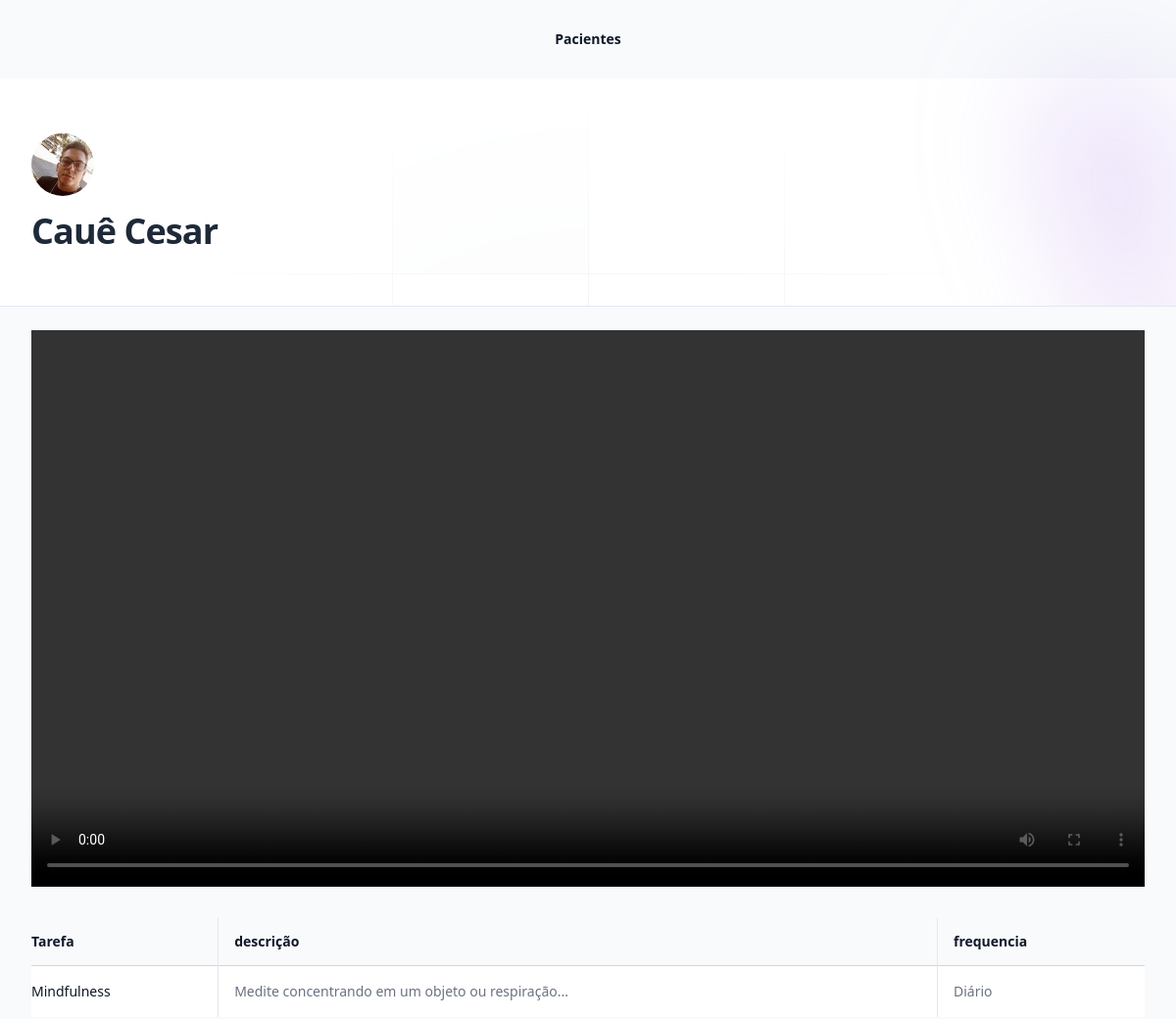
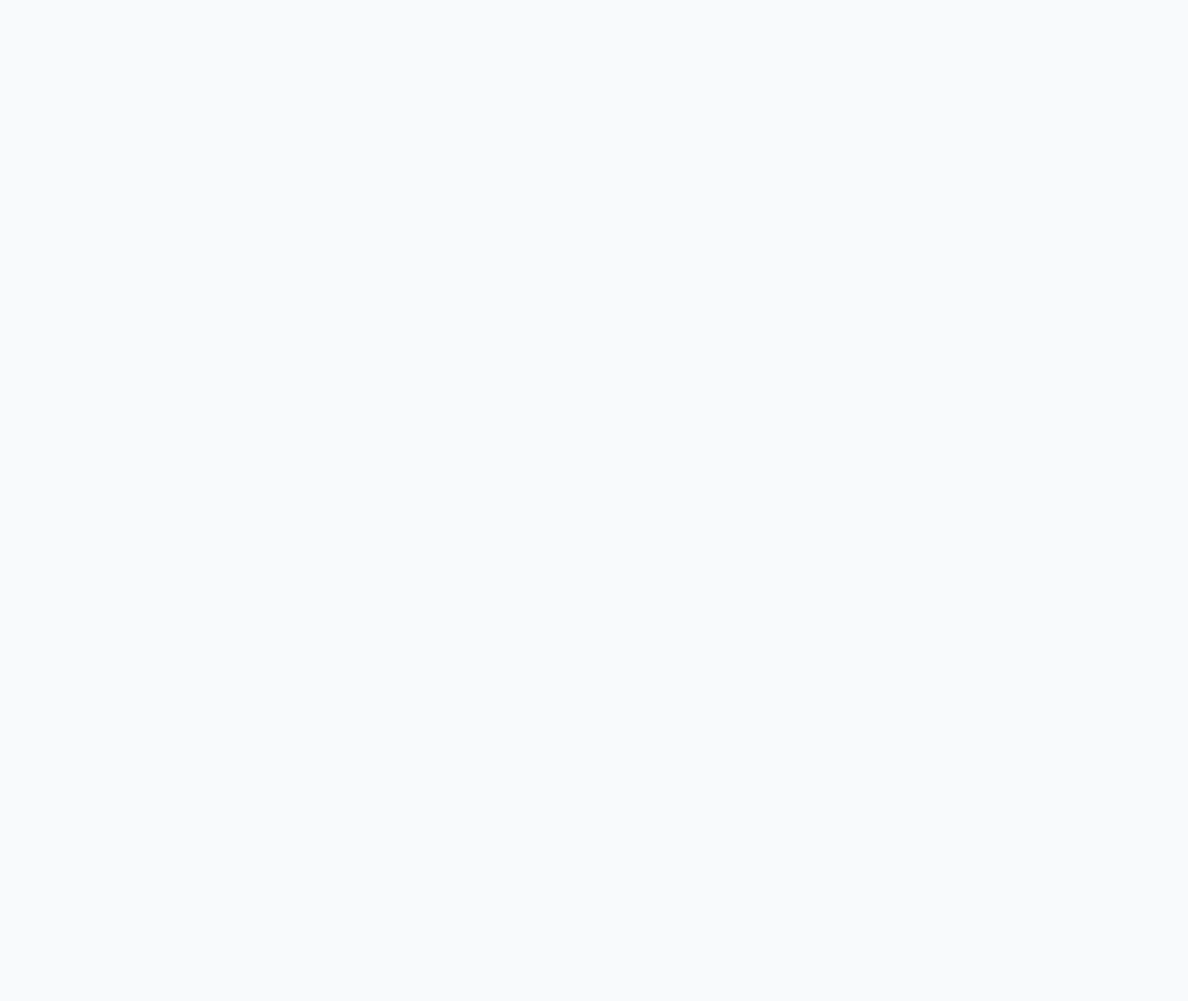
/pacientes/consulta_publica/11, run on the app's committed database (2 pictures, top to bottom).
### pacientes/models.py (models this page shows, shortened)
class Consultas(models.Model):
    humor = models.PositiveIntegerField()
    registro_geral = models.TextField()
    video = models.FileField(upload_to="video")
    tarefas = models.ManyToManyField(Tarefas)
    paciente = models.ForeignKey(Pacientes, on_delete=models.CASCADE)
    data = models.DateTimeField(auto_now_add=True)

class Pacientes(models.Model):
    queixa_choices = (
        ('TDAH', 'Transtorno do Déficit de Atenção com Hiperatividade'),
        ('D', 'Depressão'),
        ('A', 'Ansiedade'),
        ('TAG', 'Transtorno de Ansiedade Generalizada')
    )
    nome = models.CharField(max_length=255)
    email = models.EmailField()
    telefone = models.CharField(max_length=255, null=True, blank=True)
    foto = models.ImageField(upload_to='fotos')
    pagamento_em_dia = models.BooleanField(default=True)
    queixa = models.CharField(max_length=4, choices=queixa_choices)

class Tarefas(models.Model):
    frequencia_choices = (
        ('D', 'Diário'),
        ('1S', '1 vez por semana'),
        ('2S', '2 vezes por semana'),
        ('3S', '3 vezes por semana'),
        ('N', 'Ao necessitar')
    )
    tarefa = models.CharField(max_length=255)
    instrucoes = models.TextField()
    frequencia = models.CharField(max_length=2, choices=frequencia_choices, default='D')

### pacientes/views.py (the view)
# urls.py: path('consulta_publica/<int:id>', views.consulta_publica, name="consulta_publica"),
def consulta_publica(request, id):
    consulta = Consultas.objects.get(id=id)
    if not consulta.paciente.pagamento_em_dia:
        raise Http404()
    return render(request, 'consulta_publica.html', {'consulta': consulta})

### pacientes/templates/consulta_publica.html (shortened to what this page needs)
{% extends "base.html" %}
{% block 'body' %}
<div class="relative isolate">
   <div class="pointer-events-none absolute left-1/2 right-0 top-0 -z-10 -ml-24 transform-gpu overflow-hidden blur-3xl lg:ml-24 xl:ml-48" aria-hidden="true">
   </div>
   <div class="py-14 sm:py-14">
       <div class="mx-auto max-w-7xl px-6 lg:px-8">
         <div class="mx-auto max-w-2xl lg:mx-0">
           <img class="size-16 rounded-full" src="{{consulta.paciente.foto.url}}" alt="">
           <p class="mt-4 text-pretty text-4xl font-semibold tracking-tight text-gray-800 sm:text-4xl">{{consulta.paciente.nome}}</p>
         </div>
       </div>
   </div>
   <div class="bg-slate-50 h-screen border-t-1 border-slate-200 ">
       <div class="max-w-7xl mx-auto px-6 lg:px-8 mt-6">
           <video class="w-full" controls>
               <source src="{{consulta.video.url}}" type="video/mp4">
           </video>
           <div class="mt-8">
               <div class="mt-8 flow-root">
                <div class="-mx-4 -my-2 overflow-x-auto sm:-mx-6 lg:-mx-8">
                    <div class="inline-block min-w-full py-2 align-middle sm:px-6 lg:px-8">
                      <table class="min-w-full divide-y divide-gray-300">
                        <thead>
                          <tr class="divide-x divide-gray-200">
                            <th scope="col" class="py-3.5 pl-4 pr-4 text-left text-sm font-semibold text-gray-900 sm:pl-0">Tarefa</th>
                            <th scope="col" class="px-4 py-3.5 text-left text-sm font-semibold text-gray-900">descrição</th>
                            <th scope="col" class="px-4 py-3.5 text-left text-sm font-semibold text-gray-900">frequencia</th>
                          </tr>
                        </thead>
                        <tbody class="divide-y divide-gray-200 bg-white">
                            {% for tarefa in consulta.tarefas.all  %}
                                <tr class="divide-x divide-gray-200">
                                    <td class="whitespace-nowrap py-4 pl-4 pr-4 text-sm font-medium text-gray-900 sm:pl-0">{{tarefa.tarefa}}</td>
                                    <td class="whitespace-nowrap p-4 text-sm text-gray-500">{{tarefa.instrucoes}}</td>
                                    <td class="whitespace-nowrap p-4 text-sm text-gray-500">{{tarefa.get_frequencia_display}}</td>
                                </tr>
                            {% endfor %}
                        </tbody>
                      </table>
                    </div>
                  </div>
                </div>
              </div>
        </div>
    </div>
 </div>
 {% endblock 'body' %}

### data on the page
Consultas: paciente.foto (picture), paciente.nome "Cauê Cesar"
Tarefas: tarefa "Mindfulness", instrucoes "Medite concentrando em um objeto ou respiração...", frequencia "Diário"
